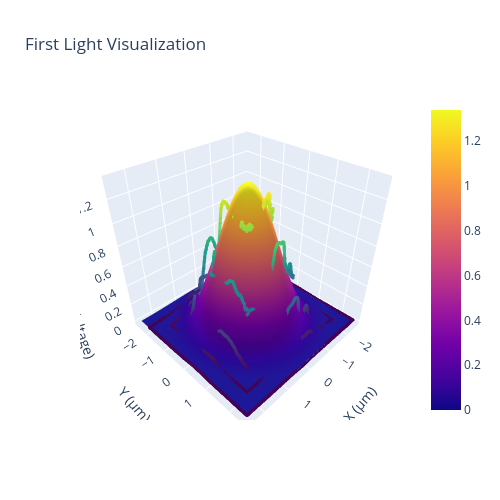

The code cell stored with this chart in its notebook:
### Markdown cell above
### raster scan - do separately for 'l' and 'r'

### Code cell
# Broad scan, femto detector
switch_route('1', '1')
ai_channel = 'ai0'
pm = PowermeterSystem('Dev1', 5e3, ai_channel) 
flc = FirstLightController(pm, stg) 

### Broad scan, can make it small scan with generate_linear_spiral((5, 5), 10)
stage = 'r'
line_numbers = [0, 1, 2]    # motion i/o for left XY, right XY, all Z (works assuming both fibers don't move at the same time)
speed = 7# 7                  # Speed setting from 0-9. Higher is only faster to a point.
# ai_channel = 'ai1'

broad_range = False
if broad_range == True:
    commands = flc.pgen.generate_linear_spiral((20, 20), 40)    # params are scan dimension (should be x,y) and number of steps., (10,10,20)
else:
    commands = flc.pgen.generate_linear_spiral((5, 5), 10)    # params are scan dimension (should be x,y) and number of steps., (10,10,20)
# commands = flc.pgen.generate_linear_spiral((50, 50), 200)    # params are scan dimension (should be x,y) and number of steps., (10,10,20)
result = flc.scan_path(stage, commands, speed, line_numbers, perform_regression = True)

datapoints = result['datapoints']

# Not plotting the distribution
fig = result['figure']

## Maximum point delta
max_point = datapoints[
    np.argmax(datapoints[:, 2])
][:2]
print(f"Maximum: {max_point}")

fig.show()

### Figure 1 — Plotly figure (JSON) as saved in the notebook; plotly's stock layout.template omitted (floating-point values rounded to 4 significant figures; data arrays with more than 128 entries replaced by an {"elided": "..."} marker saying what was removed)
{"data": [{"marker": {"color": {"elided": "5508 float values"}, "colorscale": [[0, "#440154"], [0.1111, "#482878"], [0.2222, "#3e4989"], [0.3333, "#31688e"], [0.4444, "#26828e"], [0.5556, "#1f9e89"], [0.6667, "#35b779"], [0.7778, "#6ece58"], [0.8889, "#b5de2b"], [1, "#fde725"]], "opacity": 0.8, "size": 2}, "mode": "markers", "name": "Datapoints", "type": "scatter3d", "x": {"elided": "5508 float values"}, "y": {"elided": "5508 float values"}, "z": {"elided": "5508 float values"}}, {"type": "surface", "x": {"elided": "100x100 float values"}, "y": {"elided": "100x100 float values"}, "z": {"elided": "100x100 float values"}}], "layout": {"autosize": true, "height": 500, "scene": {"aspectmode": "cube", "xaxis": {"title": {"text": "X (μm)"}}, "yaxis": {"title": {"text": "Y (μm)"}}, "zaxis": {"title": {"text": "Radiant Power (Voltage)"}}}, "title": {"text": "First Light Visualization"}, "width": 500, "yaxis": {"scaleanchor": "x", "scaleratio": 1}}}
